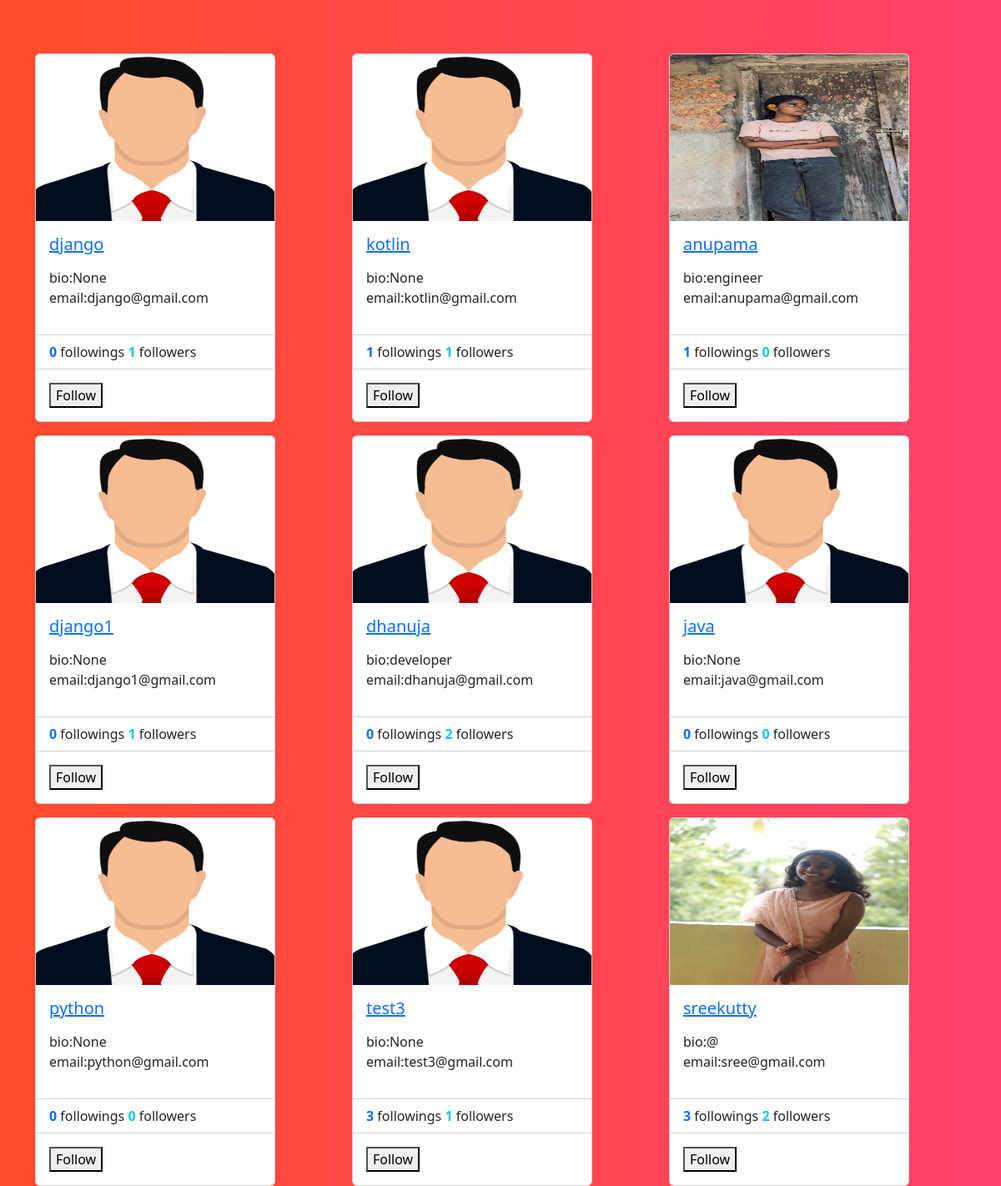
The app's page /profiles/all (signed in) with its own data.
### social/models.py (models this page shows)
class UserProfile(models.Model):
    user=models.OneToOneField(User,on_delete=models.CASCADE,related_name="profile")
    address=models.CharField(max_length=200,null=True)
    phone=models.CharField(max_length=200,null=True)
    profile_pic=models.ImageField(upload_to="profilepics",null=True,blank=True)
    dob=models.DateField(null=True)
    bio=models.CharField(max_length=200,null=True)
    following=models.ManyToManyField("self",related_name="followed_by",symmetrical=False,null=True)
    block=models.ManyToManyField("self",related_name="blocked",symmetrical=False,null=True)
    def __str__(self):
        return self.user.username

### social/views.py (the view)
# urls.py: path('profiles/all',views.ProfileListView.as_view(),name="profile-list"),
@method_decorator(decs,name="dispatch")
class ProfileListView(ListView):
    template_name="profile_list.html"
    context_object_name="data"
    model=UserProfile
    def get_queryset(self):
        return UserProfile.objects.all().exclude(user=self.request.user)

### social/templates/profile_list.html (shortened to what this page needs)
<!DOCTYPE html>
{%load static%}
<html lang="en">
<head>
    <link href="https://cdn.jsdelivr.net/npm/bootstrap@5.3.2/dist/css/bootstrap.min.css" rel="stylesheet">
</head>
<body style="background: #FF416C;
background: -webkit-linear-gradient(to right, #FF4B2B, #FF416C);
background: linear-gradient(to right, #FF4B2B, #FF416C);">
<div class="container">
    <div class="row mt-5">
        {%for profile in data%}
            <div class="col-4 mt-3">
                <div class="card" style="width: 18rem;">
                    {%if profile.profile_pic%}
                    <img src="{{profile.profile_pic.url}}" class="card-img-top" alt="..." height="200px">
                    {%else%}
                    <img src="{%static 'social/images/profilepic.png'%}" class="card-img-top" alt="..." height="200px">
                    {%endif%}
                    <div class="card-body">
                      <h5 class="card-title">
                        <a href="{%url 'profile-details' profile.id %}">{{profile}}</a>
                      </h5>
                      <p class="card-text">
                        <div>
                            bio:{{profile.bio}}
                        </div>
                       <div>
                        email:{{profile.user.email}}
                       </div>
                      </p>
                    </div>
                    <ul class="list-group list-group-flush">
                      <li class="list-group-item">
                       <span class="fw-bold text-primary"> {{profile.following.count}}</span> followings
                       <span class="fw-bold text-info">  {{profile.followed_by.count}}</span> followers </li>
                    </ul>
                    <div class="card-body">
                      <form action="{%url 'follow' profile.id %}" method="post">
                        {%if profile in request.user.profile.following.all %}
                            <button type="submit" name="action" value="unfollow">Unfollow</button>
                        {%else%}
                            <button type="submit" name="action" value="follow">Follow</button>
                        {%endif%}
                      </form>
                    </div>
                  </div>
            </div>
        {%endfor%}
    </div>
</div>
</body>
</html>

### records on screen
UserProfile: user.username "django", bio "None", user.email "django@gmail.com", following.count "0", followed_by.count "1"
UserProfile: user.username "kotlin", bio "None", user.email "kotlin@gmail.com", following.count "1", followed_by.count "1"
UserProfile: profile_pic (picture), user.username "anupama", bio "engineer", user.email "anupama@gmail.com", following.count "1", followed_by.count "0"
UserProfile: user.username "django1", bio "None", user.email "django1@gmail.com", following.count "0", followed_by.count "1"
UserProfile: user.username "dhanuja", bio "developer", user.email "dhanuja@gmail.com", following.count "0", followed_by.count "2"
UserProfile: user.username "java", bio "None", user.email "java@gmail.com", following.count "0", followed_by.count "0"
UserProfile: user.username "python", bio "None", user.email "python@gmail.com", following.count "0", followed_by.count "0"
UserProfile: user.username "test3", bio "None", user.email "test3@gmail.com", following.count "3", followed_by.count "1"
UserProfile: profile_pic (picture), user.username "sreekutty", bio "@", user.email "sree@gmail.com", following.count "3", followed_by.count "2"
